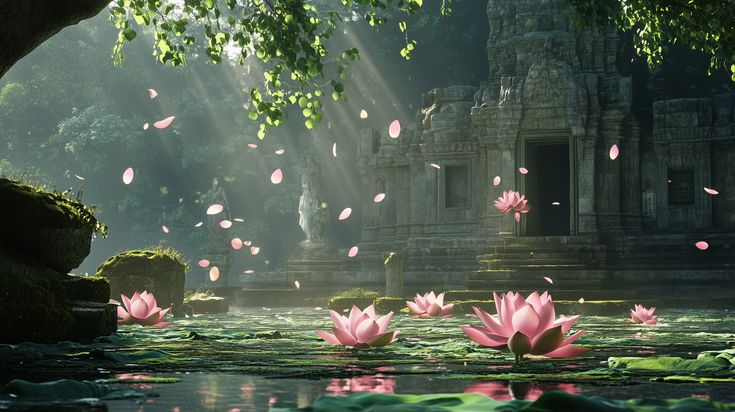
#> input picture wallpaper.jpg, 735 x 412 px, found by its file name
$ python feature_extraction.py   (older library calls are emulated)
#> lines starting #> are read from the running program, lines starting #| are printed output that depends on the picture; after the words box and inside, x2 and y2 are one past the last pixel; in counts of white or black regions, pixels touching at a corner belong together
# =========================================
# Feature Extraction in 2D Color Image
# Display all histograms in a single window
# =========================================

import cv2
import numpy as np
from skimage.feature import graycomatrix, graycoprops

# ---------- Step 1: Load Image ----------
image_path = r"C:\Users\aksha\OneDrive\Desktop\ISR ASSIGNMENT B3\wallpaper.jpg"
img = cv2.imread(image_path)
#> img is the input picture: shape (412, 735, 3); mean B, G, R 74.7, 88, 77.1

if img is None:
    print("Error: Image not found at the path!")
    exit()

# Display the input image
cv2.imshow("Input Image", img)
cv2.waitKey(0)
cv2.destroyAllWindows()

# ---------- Step 2: Color Histogram ----------
colors = ('b', 'g', 'r')
hist_img = np.zeros((300, 256, 3), dtype=np.uint8)

for i, col in enumerate(colors):
    hist = cv2.calcHist([img], [i], None, [256], [0, 256])
    hist = hist / hist.max()
    for x, y in enumerate(hist):
        color_val = (255 if col=='b' else 0, 255 if col=='g' else 0, 255 if col=='r' else 0)
        cv2.line(hist_img, (x, 300), (x, 300 - int(y*300)), color_val)
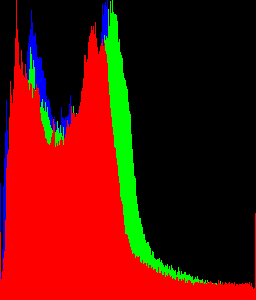
#> hist_img: shape (300, 256, 3); mean B, G, R 5.4, 16.8, 90.3

# ---------- Step 3: Gray-Level Histogram ----------
gray = cv2.cvtColor(img, cv2.COLOR_BGR2GRAY)
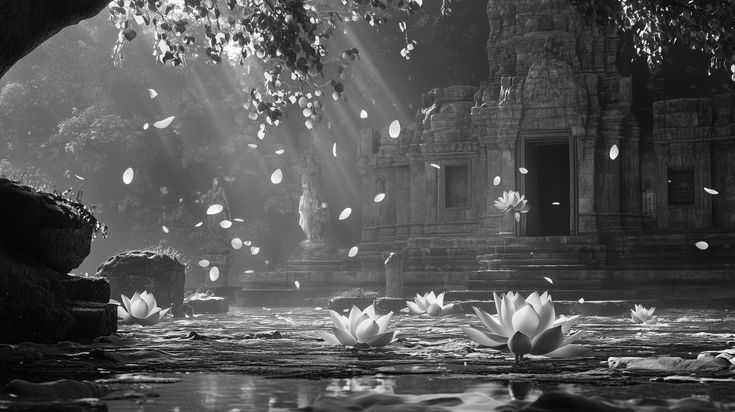
#> gray: shape (412, 735); min 0, max 255, mean 83.2
hist_gray = cv2.calcHist([gray], [0], None, [256], [0, 256])
#> hist_gray = 256 values, max 3223 at index 105, min 4 at index 0, mean 1182.9
hist_gray = hist_gray / hist_gray.max()
#> hist_gray = 256 values, max 1 at index 105, min 0.00124 at index 0, mean 0.367

for x, y in enumerate(hist_gray):
    cv2.line(hist_img, (x, 300), (x, 300 - int(y*150)), (200, 200, 200))  # smaller height for gray
#> this loop made 256 passes
#> y on passes 1 to 3: [0.00124], [0.0146], [0.0208]
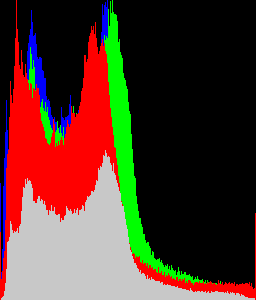
#> hist_img: shape (300, 256, 3); 18.19% of pixels changed, all inside (x1, y1, x2, y2) = (1, 150, 255, 300)

# Show combined histogram
cv2.imshow("Combined Histograms (RGB + Gray)", hist_img)
cv2.waitKey(0)
cv2.destroyAllWindows()

# ---------- Step 4: Texture Features (GLCM) ----------
glcm = graycomatrix(gray, distances=[1], angles=[0], levels=256, symmetric=True, normed=True)
features = ['contrast', 'correlation', 'energy', 'homogeneity']

print("\nTexture Features:")
for feat in features:
    value = graycoprops(glcm, feat)[0, 0]
    print(f"{feat.capitalize():<12}: {value:.4f}")
#> this loop made 4 passes
#> value on passes 1 to 4: 244.7, 0.947, 0.0218, 0.285
#| Contrast    : 244.7390
#| Correlation : 0.9465
#| Energy      : 0.0218
#| Homogeneity : 0.2846
